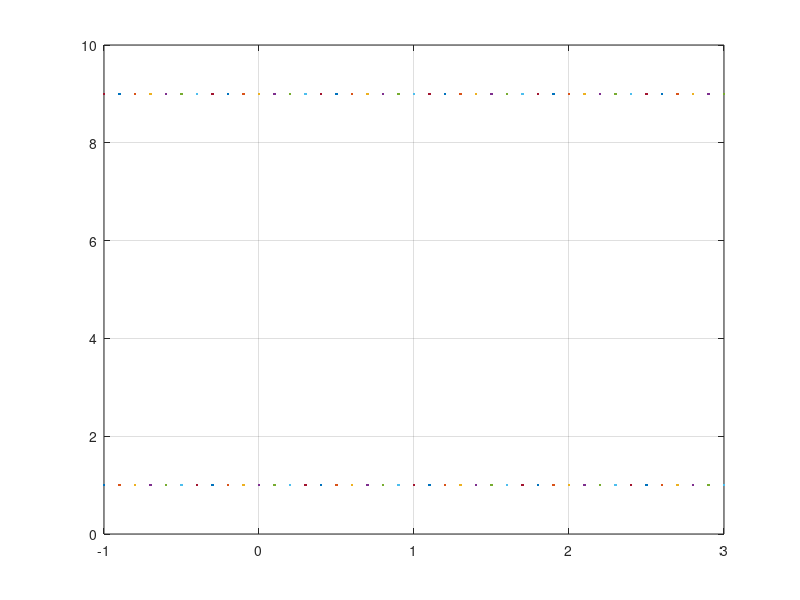
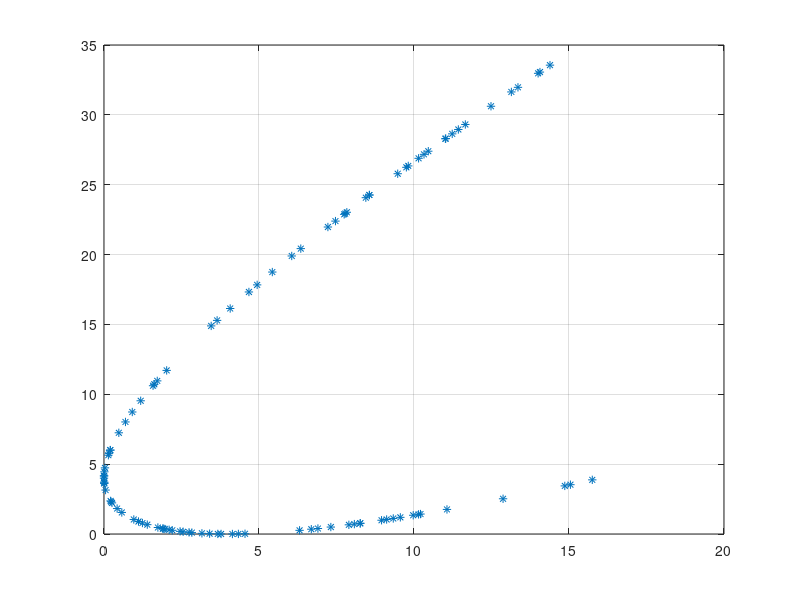

Write MATLAB code to recreate these figures, in order. (Note: this script raises an error after producing the figures.)
clear,clc,clf
%% SCH
f1obj = @(x)(x(:,1).^2);
f2obj = @(x)((x(:,1)-2).^2);
x = -1:0.1:3;
% f1obj = @(x)(1-exp(-sum((x-1/sqrt(3)).^2,2)));
% f2obj = @(x)(1-exp(-sum((x+1/sqrt(3)).^2,2)));
%%
figure(1)
plot(x,f1obj(x),x,f2obj(x)),hold on,grid on
%%
IterMax = 100;
pmut = 0.005;
ndim = 3;
nd = 9;
nb = 3+nd;
nP = 100;
decodeVector = repmat(2.^(((nb-2):-1:0)-nd),nP,1);
bj = round(rand(nP,ndim*nb));
xj = [sum(decodeVector.*bj(:,2:1:nb),2).*(-1).^(bj(:,1)-1),...
      sum(decodeVector.*bj(:,nb+2:1:2*nb),2).*(-1).^(bj(:,nb)-1),...
      sum(decodeVector.*bj(:,2*nb+2:1:3*nb),2).*(-1).^(bj(:,2*nb)-1)];
% figure(1)
% hxj = plot(xj(:,1),0,'*k');
fj = [f1obj(xj),f2obj(xj)];
%% Non-dominated sorting algorithm
% first pareto front
Spj = zeros(nP,nP);
npj = zeros(nP,1);
for j=1:nP
    Spj(:,j) = sum(repmat(fj(j,:),nP,1)<fj,2)==2;
    npj(j) = sum(sum(repmat(fj(j,:),nP,1)>fj,2)==2,1);
end
FP1 = (npj==0);
FP = {FP1};
pjidx = 1:nP;
figure(2)
plot(fj(:,1),fj(:,2),'*'),hold on,grid on
%% n-other pareto fronts
i = 1;
while ~isempty(FP{i})
    Q = [];
    for p=pjidx(FP{i})
        for q = pjidx(Spj(:,p)==1)
            npj(q) = npj(q)-1;
            if npj(q)==0
                Q = [Q q];
            end
        end
    end
    i = i+1;
    FP{i} = Q;
end
%% graphical representation
c = jet(length(FP)-1);
for i=1:length(FP)-1
    plot(fj(FP{i},1),fj(FP{i},2),'LineStyle','*','Color',c(i,:))
    disp(pjidx(FP{i}))
end
